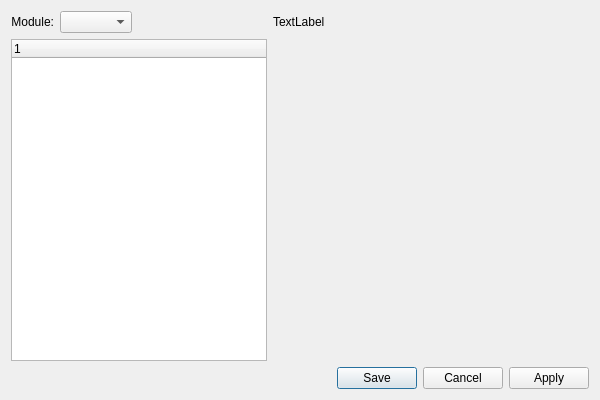
<?xml version="1.0" encoding="UTF-8"?>
<ui version="4.0">
 <comment>This file is part of the xTuple ERP: PostBooks Edition, a free and
open source Enterprise Resource Planning software suite,
Copyright (c) 1999-2018 by OpenMFG LLC, d/b/a xTuple.
It is licensed to you under the Common Public Attribution License
version 1.0, the full text of which (including xTuple-specific Exhibits)
is available at www.xtuple.com/CPAL.  By using this software, you agree
to be bound by its terms.</comment>
 <class>setup</class>
 <widget class="QDialog" name="setup">
  <property name="geometry">
   <rect>
    <x>0</x>
    <y>0</y>
    <width>600</width>
    <height>400</height>
   </rect>
  </property>
  <property name="windowTitle">
   <string>Setup</string>
  </property>
  <layout class="QGridLayout" name="gridLayout_2">
   <item row="0" column="0">
    <layout class="QGridLayout" name="gridLayout">
     <item row="0" column="0">
      <layout class="QHBoxLayout" name="horizontalLayout">
       <item>
        <widget class="QLabel" name="_modulesLit">
         <property name="text">
          <string>Module:</string>
         </property>
         <property name="alignment">
          <set>Qt::AlignRight|Qt::AlignTrailing|Qt::AlignVCenter</set>
         </property>
        </widget>
       </item>
       <item>
        <widget class="QComboBox" name="_modules"/>
       </item>
       <item>
        <spacer name="horizontalSpacer">
         <property name="orientation">
          <enum>Qt::Horizontal</enum>
         </property>
         <property name="sizeHint" stdset="0">
          <size>
           <width>0</width>
           <height>20</height>
          </size>
         </property>
        </spacer>
       </item>
      </layout>
     </item>
     <item row="1" column="0">
      <widget class="XTreeWidget" name="_tree">
       <property name="sizePolicy">
        <sizepolicy hsizetype="Preferred" vsizetype="Expanding">
         <horstretch>0</horstretch>
         <verstretch>0</verstretch>
        </sizepolicy>
       </property>
       <property name="alternatingRowColors">
        <bool>false</bool>
       </property>
      </widget>
     </item>
     <item row="0" column="1">
      <widget class="QLabel" name="_stackLit">
       <property name="text">
        <string>TextLabel</string>
       </property>
      </widget>
     </item>
     <item row="1" column="1">
      <widget class="QStackedWidget" name="_stack">
       <property name="sizePolicy">
        <sizepolicy hsizetype="Preferred" vsizetype="Preferred">
         <horstretch>1</horstretch>
         <verstretch>0</verstretch>
        </sizepolicy>
       </property>
       <widget class="QWidget" name="page"/>
       <widget class="QWidget" name="page_2"/>
      </widget>
     </item>
    </layout>
   </item>
   <item row="1" column="0">
    <widget class="QDialogButtonBox" name="_buttonBox">
     <property name="orientation">
      <enum>Qt::Horizontal</enum>
     </property>
     <property name="standardButtons">
      <set>QDialogButtonBox::Apply|QDialogButtonBox::Cancel|QDialogButtonBox::Save</set>
     </property>
    </widget>
   </item>
  </layout>
 </widget>
 <customwidgets>
  <customwidget>
   <class>XTreeWidget</class>
   <extends>QTreeWidget</extends>
   <header>xtreewidget.h</header>
   <container>1</container>
  </customwidget>
 </customwidgets>
 <resources/>
 <connections>
  <connection>
   <sender>_buttonBox</sender>
   <signal>rejected()</signal>
   <receiver>setup</receiver>
   <slot>reject()</slot>
   <hints>
    <hint type="sourcelabel">
     <x>316</x>
     <y>260</y>
    </hint>
    <hint type="destinationlabel">
     <x>286</x>
     <y>274</y>
    </hint>
   </hints>
  </connection>
 </connections>
</ui>
